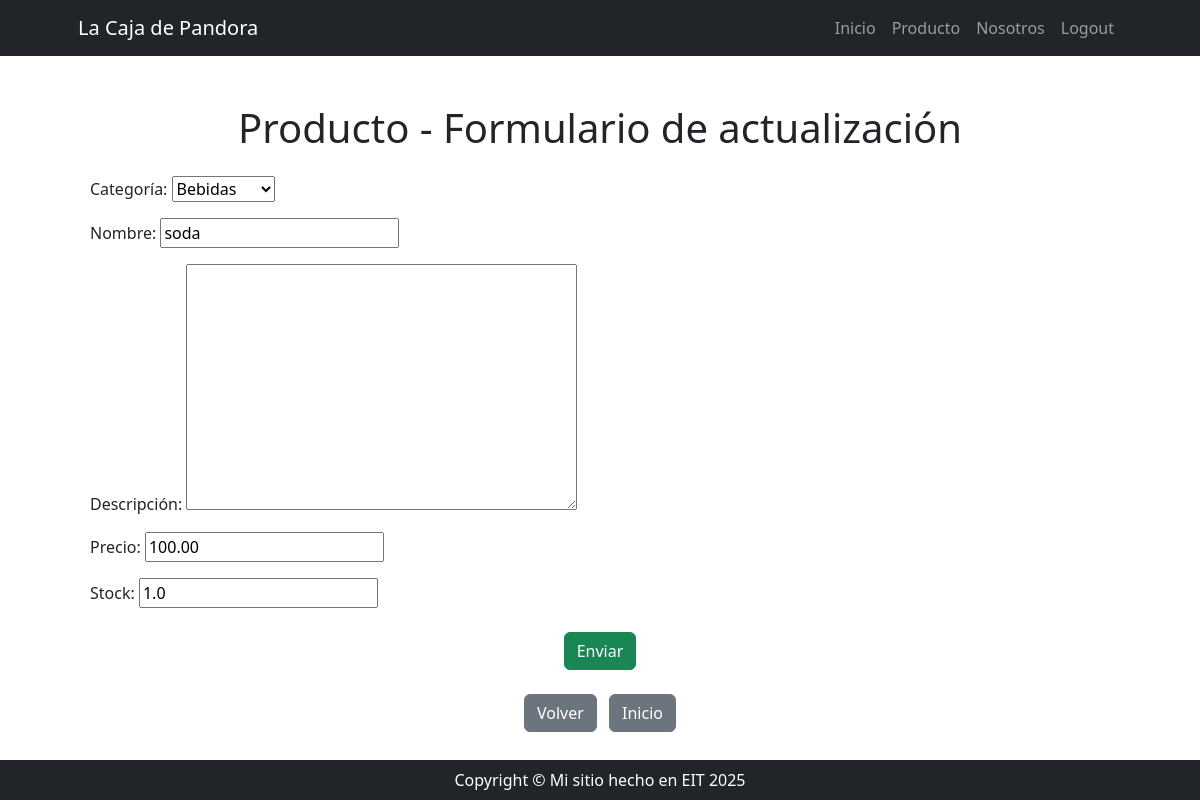
The page /producto/producto/update/1 (signed in) on the database its author committed.
### producto/models.py (models this page shows, shortened)
class Producto(models.Model):
    categoria = models.ForeignKey(
        Categoria, on_delete=models.SET_NULL, null=True, blank=True, verbose_name='categoría'
    )
    nombre = models.CharField(max_length=100, db_index=True)
    descripcion = models.TextField(verbose_name='descripción', null=True, blank=True)
    precio = models.DecimalField(max_digits=10, decimal_places=2)
    stock = models.FloatField()
    class Meta:
        unique_together = ('categoria', 'nombre')
        verbose_name = 'producto'
        verbose_name_plural = 'productos'

class Categoria(models.Model):
    nombre = models.CharField(max_length=100, unique=True)
    descripcion = models.TextField(verbose_name='descripción', null=True, blank=True)
    def __str__(self) -> str:
        return self.nombre
    class Meta:
        ordering = ['nombre']
        verbose_name = 'categoría de productos'
        verbose_name_plural = 'categorías de productos'

### producto/views_models/producto.py (the view)
# urls.py: path('producto/update/<int:pk>', producto.ProductoUpdateView.as_view(), name='producto_update'),
class ProductoUpdateView(UpdateView):
    model = Producto
    form_class = ProductoForm
    success_url = reverse_lazy('producto:producto_list')

### producto/forms.py
class ProductoForm(forms.ModelForm):
    class Meta:
        model = models.Producto
        fields = '__all__'

### producto/templates/producto/producto_form.html (shortened to what this page needs)
{% extends 'core/base.html' %}
{% block content %}
<div class="container mt-5">
    {% if form.instance.pk %}
    <h1 class="text-center mb-4">Producto - Formulario de actualización</h1>
    {% else %}
    <h1 class="text-center mb-4">Producto - Formulario de creación</h1>
    {% endif %}
    <form method="post" class="needs-validation" novalidate>
        {{ form.as_p }}
        <div class="text-center mt-4">
            <button type="submit" class="btn btn-success">Enviar</button>
        </div>
    </form>
    <div class="text-center mt-4">
        <a href="{% url 'producto:producto_list' %}" class="btn btn-secondary me-2">Volver</a>
        <a href="{% url 'core:index' %}" class="btn btn-secondary">Inicio</a>
    </div>
</div>
{% endblock %}

### rows shown on the page
Producto: categoria "Bebidas", precio "100.00", stock "1.0"
Categoria: nombre "soda"
